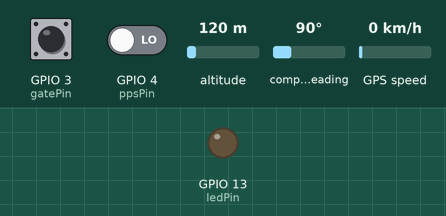
Simulated run of this sketch. Board: ESP32. Shown: output pins drawn as LEDs (lit = HIGH). Dashed ring = blinking. Inputs (shaded band) come from the test bench; at power-on: GPIO 3 (gatePin) HIGH, GPIO 4 (ppsPin) LOW, altitude 120 m, compass heading 90°, GPS speed 0 km/h. WiFi joins after 1.5 s; servers stay silent unless stated; the GPS gets a fix after 3 s at 37.7749, -122.4194 with 8 satellites; what the sketch prints to the serial monitor is not drawn.

Above: at 2.9 s.
3.0 s: GPIO 3 (gatePin) pulsed LOW 5 times (0.12 s each, 0.3 s apart)
At 3.77 s:
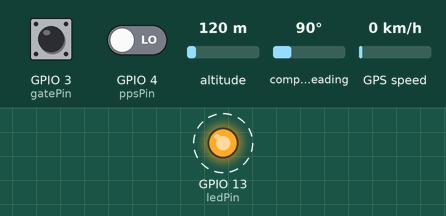
6.0 s: GPIO 3 (gatePin) pulled LOW for 3.2 s
At 9.25 s:
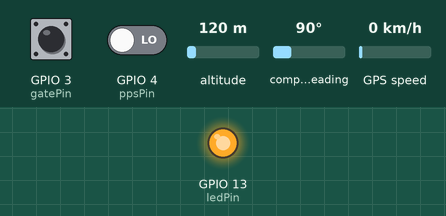
Timing chart, 0 to 10.8 s (numbered marks = the images above; inputs shaded):
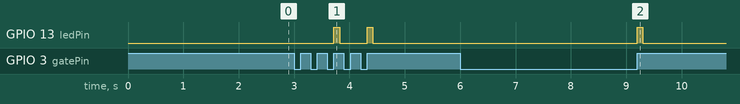

Measured:
- after the input at 3.0 s, GPIO 13 (ledPin): alternates HIGH for 0.10 s and LOW for 0.50 s, 4 changes in all, then stays LOW, starting after 0.72 s
- after the input at 6.0 s, GPIO 13 (ledPin): LOW → HIGH after 3.2 s, → LOW 0.10 s later

The sketch:

TimingSystem_v1.ino
```cpp
#include <WiFi.h>
#include <HardwareSerial.h>
#include <TinyGPSPlus.h>

// ==== CONFIG ====
const char* ssid = "FBI_Safehouse";
const char* password = "icanttellyou";
const char* host = "192.168.1.207";  // <-- Replace with your PC's IP
const uint16_t port = 5000;

// ==== GPS CONFIG ====
const int gpsRXPin = D4;
const int gpsTXPin = D5;
const int ppsPin = D3;

// ==== GATE CONFIG ====
const int gatePin = D2;
bool gateState = HIGH;
const int ledPin = 13;    // Onboard LED

volatile bool waitingForStart = true;   // True if waiting to start timing
volatile uint32_t startTime = 0;
volatile uint32_t startTimeOld = 0;
volatile uint32_t finishTime = 0;
volatile bool runFinished = false;
volatile uint32_t lastTriggerTime = 0;  // For debounce
const int debounceTime = 500;

volatile uint32_t ppsMicros = 0;
volatile uint32_t ppsMicrosLast = 0;
volatile bool ppsFlag = false;
bool firstPPS = true;
uint32_t correctionFactor = 1;

bool connected = false;

struct UtcTime {
  uint16_t year;    // e.g., 2025
  uint8_t month;    // 1-12
  uint8_t day;      // 1-31
  uint8_t hour;     // 0-23
  uint8_t minute;   // 0-59
  uint8_t second;   // 0-59
  uint16_t millisecond; // 0-999, optional if you want ms precision
};

UtcTime currentTimeUtc;
UtcTime startTimeUtc;
UtcTime finishTimeUtc;

HardwareSerial GPSSerial(1);  // Use UART1

TinyGPSPlus gps;

portMUX_TYPE mux = portMUX_INITIALIZER_UNLOCKED;


// ==== TIMING ====
WiFiClient client;

void IRAM_ATTR onGateTrigger() {
  uint32_t now = micros();
  if (now - lastTriggerTime < debounceTime * 1000) {  // Ignore if less than debounceTime in us
    return;
  }
  lastTriggerTime = now;

  portENTER_CRITICAL_ISR(&mux);
  if (waitingForStart) {
    startTime = now;
    waitingForStart = false;
  } else {
    finishTime = now;
    startTimeOld = startTime;
    startTime = now;
    waitingForStart = false;
    runFinished = true;
  }
  portEXIT_CRITICAL_ISR(&mux);
}

void IRAM_ATTR onPPS() {
  portENTER_CRITICAL_ISR(&mux);
  ppsMicrosLast = ppsMicros;
  ppsMicros = micros();
  ppsFlag = true;
  portEXIT_CRITICAL_ISR(&mux);
}


void saveTime(UtcTime &tStruct, TinyGPSPlus &gps, uint16_t millisecond) {
  tStruct.year = gps.date.year();
  tStruct.month = gps.date.month();
  tStruct.day = gps.date.day();
  tStruct.hour = gps.time.hour();
  tStruct.minute = gps.time.minute();
  tStruct.second = gps.time.second();
  tStruct.millisecond = millisecond;
}

void setup() {
  Serial.begin(115200);
  pinMode(gatePin, INPUT_PULLUP);
  pinMode(ledPin, OUTPUT);
  pinMode(ppsPin, INPUT);

  attachInterrupt(digitalPinToInterrupt(ppsPin), onPPS, RISING);
  attachInterrupt(digitalPinToInterrupt(gatePin), onGateTrigger, RISING);

  GPSSerial.begin(9600, SERIAL_8N1, gpsRXPin, gpsTXPin);

  Serial.println("Single-gate timing ready with 100ms debounce.");

  Serial.println("Connecting to Wi-Fi...");
  WiFi.begin(ssid, password);
  while (WiFi.status() != WL_CONNECTED) {
    delay(500);
    Serial.print(".");
  }
  Serial.println("\nWi-Fi connected!");
  Serial.print("ESP32 IP: ");
  Serial.println(WiFi.localIP());

  Serial.println("Connecting to server...");
  if (!client.connect(host, port)) {
    Serial.println("Connection to server failed.");
  } else {
    Serial.println("Connected to server!");
  }
}

void loop() {
  while (GPSSerial.available() > 0) {
    char c = GPSSerial.read();
    gps.encode(c);
  }

  if (ppsFlag && gps.time.isUpdated()) {
    portENTER_CRITICAL(&mux);
    uint32_t interval = ppsMicros - ppsMicrosLast;
    ppsFlag = false;
    portEXIT_CRITICAL(&mux);
    //Serial.printf("ISR: ppsMicrosLast=%lu, ppsMicros=%lu\n", ppsMicrosLast, ppsMicros);
    Serial.printf("%lu\n", interval);
  }

  if (!client.connected()) {
    if (client.connect(host, port)) {
        Serial.println("Connected");
      }
  }

  // Detect trigger (falling edge)
  if (runFinished) {
    portENTER_CRITICAL(&mux);
    uint32_t elapsedMicros = finishTime - startTimeOld;
    runFinished = false;
    portEXIT_CRITICAL(&mux);

    float elapsedSeconds = elapsedMicros / 1000000.0;
    Serial.print("Elapsed time (s): ");
    Serial.println(elapsedSeconds, 6);


    digitalWrite(ledPin, HIGH);
    delay(100);
    digitalWrite(ledPin, LOW);

    String msg;
    char buf[64]; // enough for one message

    snprintf(buf, sizeof(buf), "TRIGGER, %.3f", elapsedSeconds);
    msg = buf;

    if (gps.time.isUpdated()) {
      if (micros() - ppsMicros < 2000000) {
        saveTime(currentTimeUtc, gps, (ppsMicros - finishTime)/1000);
        snprintf(buf, sizeof(buf),
        ", Time (UTC), %02d:%02d:%02d.%03d",
        currentTimeUtc.hour,
        currentTimeUtc.minute,
        currentTimeUtc.second,
        currentTimeUtc.millisecond % 1000 // ensure range 0-999
        );

      } else {
        saveTime(currentTimeUtc, gps, 1000);
        snprintf(buf, sizeof(buf),
        ", Time (UTC), %02d:%02d:%02d",
        currentTimeUtc.hour,
        currentTimeUtc.minute,
        currentTimeUtc.second
        );
      }
      msg += buf;
    }
    // Send to server
    if (client.connected()) {
      client.print(msg);
    } else {
      Serial.println("Lost connection to server!\n");
      if (client.connect(host, port)) {
        Serial.println("Connected");
        client.print(msg);
      }
    }
  }
}
```
